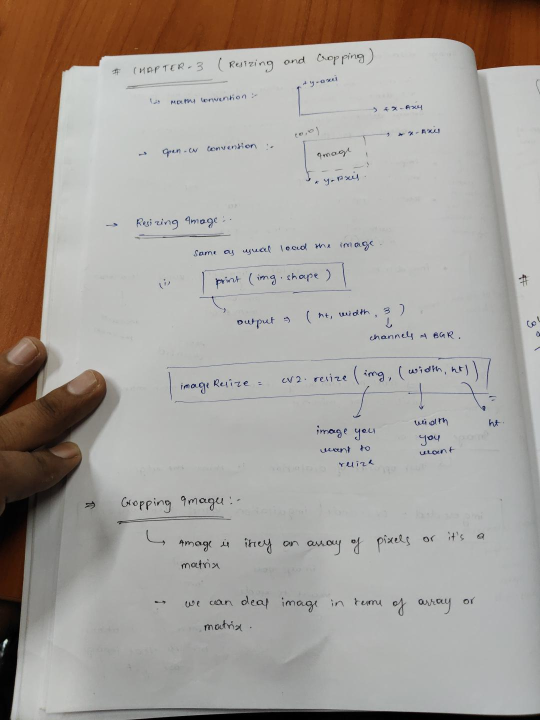
#> input picture open-cv_project/document-scanner/images/input.jpeg, 1080 x 1440 px (shown at 1/2 size)
$ python main.py
#> lines starting #> are read from the running program, lines starting #| are printed output that depends on the picture; after the words box and inside, x2 and y2 are one past the last pixel; in counts of white or black regions, pixels touching at a corner belong together; long printed decimals are rounded
"""
Project: Document Scanner using OpenCV

Features:
- Image preprocessing
- Edge detection
- Contour detection
- Largest quadrilateral detection
- Perspective transformation
- Document scanning

Author: Rishav Kumar Singh
"""


import cv2
import numpy as np
from pathlib import Path

# -------------------- Constants --------------------
WIDTH = 600
HEIGHT = 800

kernel = np.ones((5, 5), np.uint8)


# -------------------- Functions --------------------

def reorder(points):
    points = points.reshape((4, 2))
    newPoints = np.zeros((4, 1, 2), np.int32)

    add = points.sum(1)

    newPoints[0] = points[np.argmin(add)]      # Top Left
    newPoints[3] = points[np.argmax(add)]      # Bottom Right

    diff = np.diff(points, axis=1)

    newPoints[1] = points[np.argmin(diff)]     # Top Right
    newPoints[2] = points[np.argmax(diff)]     # Bottom Left

    return newPoints


def getContours(img):

    biggest = np.array([])
    maxArea = 0

    contours, hierarchy = cv2.findContours(
        img,
        cv2.RETR_EXTERNAL,
        cv2.CHAIN_APPROX_SIMPLE
    )

    for cnt in contours:

        area = cv2.contourArea(cnt)

        if area > 5000:

            peri = cv2.arcLength(cnt, True)

            approx = cv2.approxPolyDP(
                cnt,
                0.02 * peri,
                True
            )
            cv2.drawContours(imgContour, [approx], -1, (0, 255, 255), 3)

            print("Area :", area)
            print("Perimeter :", peri)
            print("Corners :", len(approx))
            print("--------------------------")

            if len(approx) == 4:

                if area > maxArea:

                    biggest = approx
                    maxArea = area

    if biggest.size != 0:

        biggest = reorder(biggest)

        cv2.drawContours(
            imgContour,
            [biggest],
            -1,
            (0, 255, 0),
            20
        )

    return biggest


# -------------------- Main --------------------

BASE_DIR = Path(__file__).parent
IMAGE_PATH = BASE_DIR / "images" / "input.jpeg"

img = cv2.imread(str(IMAGE_PATH))
#> img is the input picture: shape (1440, 1080, 3); mean B, G, R 152.7, 158.7, 165.2

resize_image = cv2.resize(img, (WIDTH, HEIGHT))
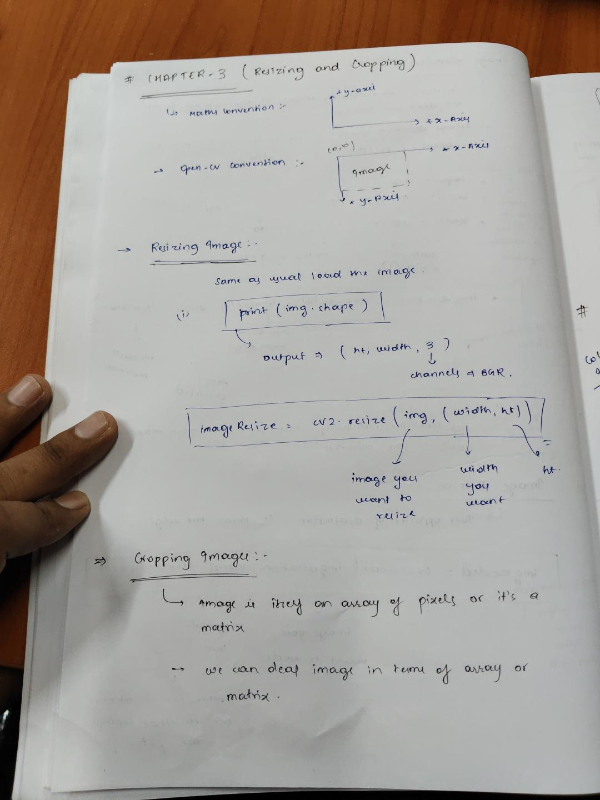
#> resize_image: shape (800, 600, 3); mean B, G, R 152.6, 158.6, 165.1
cv2.imwrite("results/test.png", resize_image)

imgContour = resize_image.copy()

# Preprocessing
imgGray = cv2.cvtColor(
    resize_image,
    cv2.COLOR_BGR2GRAY
)
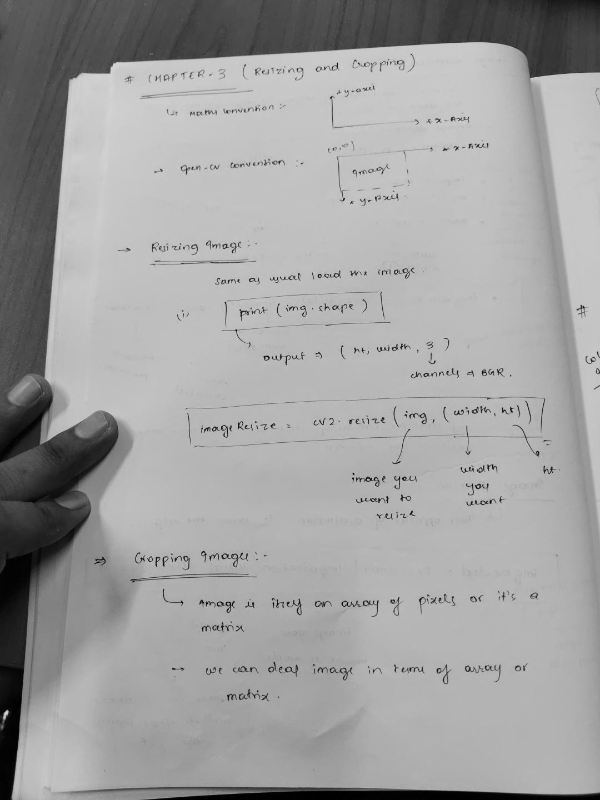
#> imgGray: shape (800, 600); min 0, max 219, mean 159.9

imgBlur = cv2.GaussianBlur(
    imgGray,
    (7, 7),
    1
)

imgCanny = cv2.Canny(
    imgBlur,
    100,
    100
)
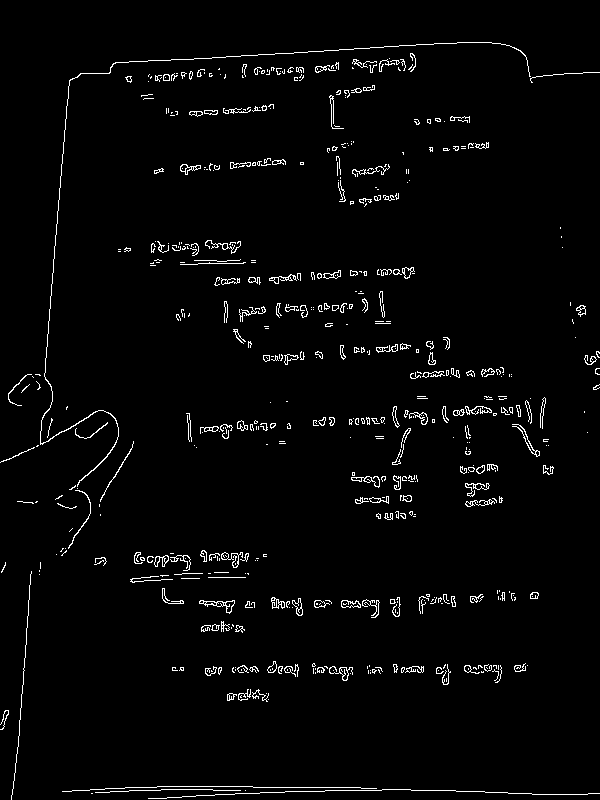
#> imgCanny: shape (800, 600); 2.5% white in thin lines or dots

imgDil = cv2.dilate(
    imgCanny,
    kernel,
    iterations=2
)
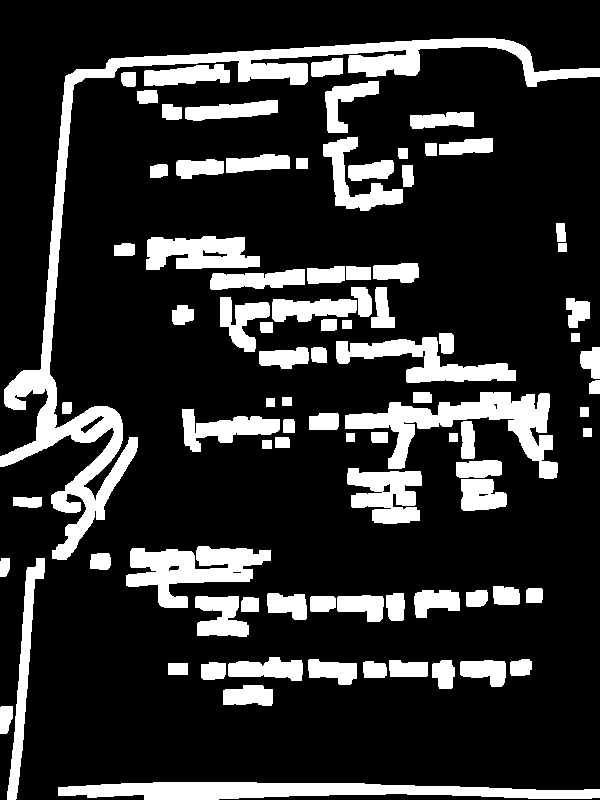
#> imgDil: shape (800, 600); 18.9% white; 89 white regions, largest, box (x1, y1, x2, y2) and area: (0, 38, 600, 560) 18731, (58, 782, 600, 800) 6565, (345, 392, 558, 479) 6273

imgErode = cv2.erode(
    imgDil,
    kernel,
    iterations=1
)
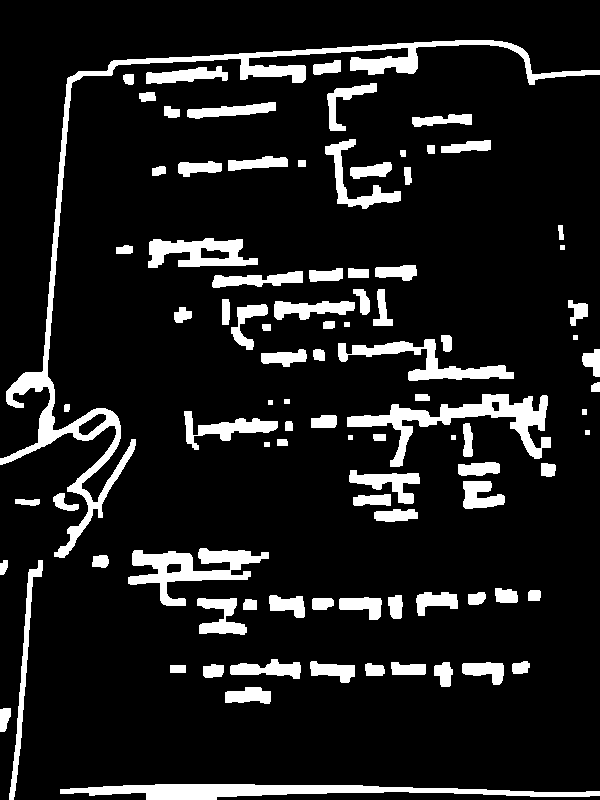
#> imgErode: shape (800, 600); 11.9% white; 94 white regions

# Find biggest document
biggest = getContours(imgErode)
#> in getContours, `contours, hierarchy = cv2.findContours( img, cv2.RETR_EXTERNAL, cv2.CH..`: contours = 94 contours, 6 with area under 20; largest, box (x1, y1, x2, y2) and area: (0, 40, 600, 558) 9758, (60, 784, 600, 800) 3904, (347, 394, 551, 467) 3768, (128, 548, 269, 606) 2990, (148, 238, 258, 268) 2051
#> the loop in getContours, `for cnt in contours: ` made 94 passes
#> (area, peri) on pass 94: (9758.5, 3235.9)
#> area on passes 1, 2, 3, 5, 6, 7: 3904, 177.5, 530.5, 219.5, 189, 547.5
#| Area : 9758.5
#| Perimeter : 3235.942
#| Corners : 6
#| --------------------------
#> after the loop in getContours, `for cnt in contours:`:
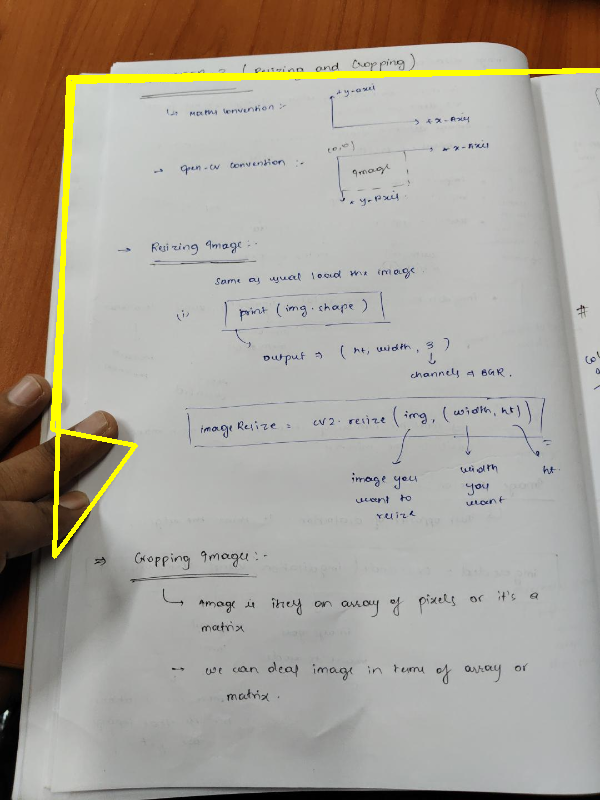
#> imgContour: shape (800, 600, 3); 1.68% of pixels changed, all inside (x1, y1, x2, y2) = (50, 68, 600, 559)
#> after the loop in getContours, `for cnt in contours:`: biggest = empty array; maxArea = 0
#> biggest = empty array

# Warp Perspective
if biggest.size != 0:

    pts1 = np.float32(biggest)

    pts2 = np.float32([
        [0, 0],
        [WIDTH, 0],
        [0, HEIGHT],
        [WIDTH, HEIGHT]
    ])

    matrix = cv2.getPerspectiveTransform(
        pts1,
        pts2
    )

    imgWarp = cv2.warpPerspective(
        resize_image,
        matrix,
        (WIDTH, HEIGHT)
    )

    # Crop little borders
    imgWarp = imgWarp[20:imgWarp.shape[0]-20,
                      20:imgWarp.shape[1]-20]

    imgWarp = cv2.resize(
        imgWarp,
        (WIDTH, HEIGHT)
    )
    cv2.imwrite("results/scanned_document.png", imgWarp)

    cv2.imshow("Warp", imgWarp)

# -------------------- Display --------------------

cv2.imshow("Original", img)
cv2.imshow("Resized", resize_image)
cv2.imshow("Gray", imgGray)
cv2.imshow("Blur", imgBlur)
cv2.imshow("Canny", imgCanny)
cv2.imshow("Dilated", imgDil)
cv2.imshow("Eroded", imgErode)
cv2.imshow("Contours", imgContour)

cv2.waitKey(0)
cv2.destroyAllWindows()
